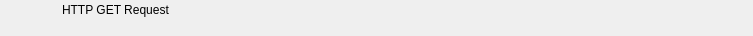
<?xml version="1.0" encoding="UTF-8"?>
<ui version="4.0">
 <class>RundownShellCommandWidget</class>
 <widget class="QWidget" name="RundownShellCommandWidget">
  <property name="geometry">
   <rect>
    <x>0</x>
    <y>0</y>
    <width>753</width>
    <height>36</height>
   </rect>
  </property>
  <layout class="QHBoxLayout" name="horizontalLayout">
   <property name="spacing">
    <number>0</number>
   </property>
   <property name="margin">
    <number>0</number>
   </property>
   <item>
    <widget class="QFrame" name="frameItem">
     <property name="sizePolicy">
      <sizepolicy hsizetype="Preferred" vsizetype="Fixed">
       <horstretch>0</horstretch>
       <verstretch>0</verstretch>
      </sizepolicy>
     </property>
     <property name="minimumSize">
      <size>
       <width>0</width>
       <height>36</height>
      </size>
     </property>
     <widget class="QLabel" name="labelIcon">
      <property name="geometry">
       <rect>
        <x>22</x>
        <y>2</y>
        <width>32</width>
        <height>32</height>
       </rect>
      </property>
      <property name="text">
       <string/>
      </property>
      <property name="pixmap">
       <pixmap resource="../Widgets.qrc">:/Graphics/Images/CustomCommand.png</pixmap>
      </property>
      <property name="scaledContents">
       <bool>true</bool>
      </property>
     </widget>
     <widget class="QLabel" name="labelLabel">
      <property name="geometry">
       <rect>
        <x>62</x>
        <y>2</y>
        <width>5000</width>
        <height>16</height>
       </rect>
      </property>
      <property name="text">
       <string>HTTP GET Request</string>
      </property>
     </widget>
     <widget class="QLabel" name="labelColor">
      <property name="geometry">
       <rect>
        <x>0</x>
        <y>0</y>
        <width>18</width>
        <height>36</height>
       </rect>
      </property>
      <property name="text">
       <string/>
      </property>
     </widget>
     <widget class="QLabel" name="labelGroupColor">
      <property name="geometry">
       <rect>
        <x>0</x>
        <y>0</y>
        <width>6</width>
        <height>36</height>
       </rect>
      </property>
      <property name="text">
       <string/>
      </property>
     </widget>
     <widget class="QLabel" name="labelDelay">
      <property name="geometry">
       <rect>
        <x>185</x>
        <y>19</y>
        <width>55</width>
        <height>16</height>
       </rect>
      </property>
      <property name="text">
       <string></string>
      </property>
     </widget>
     <widget class="QLabel" name="labelRemoteTriggerId">
      <property name="geometry">
       <rect>
        <x>245</x>
        <y>19</y>
        <width>70</width>
        <height>16</height>
       </rect>
      </property>
      <property name="text">
       <string></string>
      </property>
     </widget>
    </widget>
   </item>
   <item>
    <widget class="QFrame" name="frameStatus">
     <property name="minimumSize">
      <size>
       <width>77</width>
       <height>0</height>
      </size>
     </property>
     <property name="maximumSize">
      <size>
       <width>77</width>
       <height>16777215</height>
      </size>
     </property>
     <widget class="QLabel" name="labelGpiConnected">
      <property name="geometry">
       <rect>
        <x>1</x>
        <y>2</y>
        <width>32</width>
        <height>32</height>
       </rect>
      </property>
      <property name="minimumSize">
       <size>
        <width>32</width>
        <height>32</height>
       </size>
      </property>
      <property name="maximumSize">
       <size>
        <width>32</width>
        <height>32</height>
       </size>
      </property>
      <property name="lineWidth">
       <number>0</number>
      </property>
      <property name="text">
       <string/>
      </property>
      <property name="pixmap">
       <pixmap resource="../Widgets.qrc">:/Graphics/Images/GpiConnected.png</pixmap>
      </property>
      <property name="scaledContents">
       <bool>true</bool>
      </property>
     </widget>
     <widget class="QLabel" name="labelDisconnected">
      <property name="geometry">
       <rect>
        <x>32</x>
        <y>2</y>
        <width>32</width>
        <height>32</height>
       </rect>
      </property>
      <property name="minimumSize">
       <size>
        <width>32</width>
        <height>32</height>
       </size>
      </property>
      <property name="maximumSize">
       <size>
        <width>32</width>
        <height>32</height>
       </size>
      </property>
      <property name="text">
       <string/>
      </property>
      <property name="pixmap">
       <pixmap resource="../Widgets.qrc">:/Graphics/Images/Disconnected.png</pixmap>
      </property>
      <property name="scaledContents">
       <bool>true</bool>
      </property>
     </widget>
     <widget class="QLabel" name="labelActiveColor">
      <property name="geometry">
       <rect>
        <x>69</x>
        <y>0</y>
        <width>8</width>
        <height>36</height>
       </rect>
      </property>
      <property name="minimumSize">
       <size>
        <width>8</width>
        <height>36</height>
       </size>
      </property>
      <property name="maximumSize">
       <size>
        <width>8</width>
        <height>36</height>
       </size>
      </property>
      <property name="text">
       <string/>
      </property>
     </widget>
    </widget>
   </item>
  </layout>
 </widget>
 <resources>
  <include location="../Widgets.qrc"/>
 </resources>
 <connections/>
 <slots>
  <slot>addToCombo()</slot>
 </slots>
</ui>
